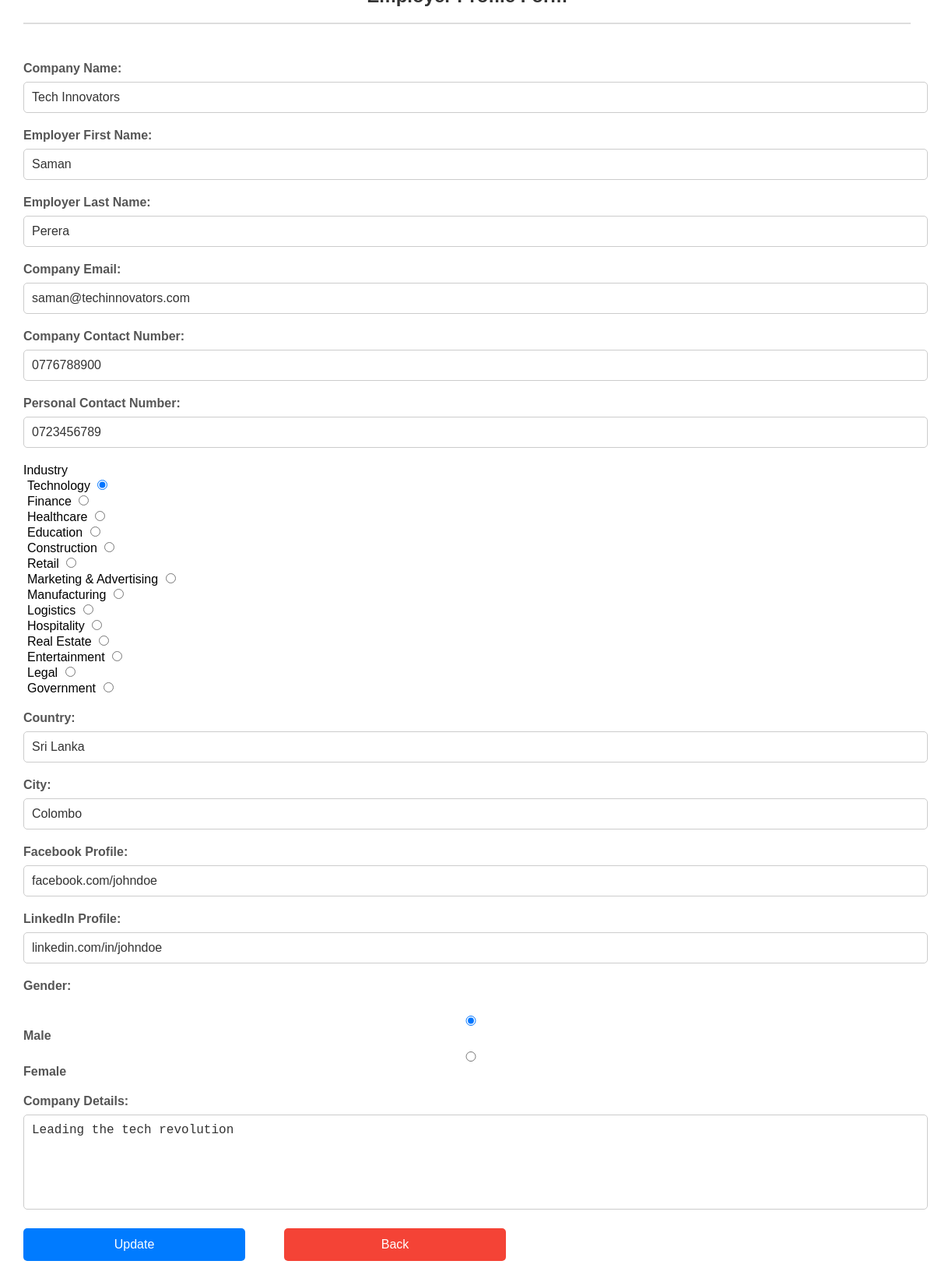
The app's page /Employer_profile_form.php?id=26 with its own data.
### tables this page shows
CREATE TABLE `employer_profiles` (
  `id` int(11) NOT NULL,
  `company_name` varchar(50) NOT NULL,
  `employer_first_name` varchar(20) NOT NULL,
  `employer_last_name` varchar(20) NOT NULL,
  `company_email` varchar(25) NOT NULL,
  `personal_email` varchar(25) DEFAULT NULL,
  `company_phone` varchar(10) DEFAULT NULL,
  `personal_phone` varchar(10) DEFAULT NULL,
  `industry` varchar(255) DEFAULT NULL,
  `country` varchar(50) NOT NULL,
  `city` varchar(50) NOT NULL,
  `facebook_link` varchar(100) DEFAULT NULL,
  `linkedin_link` varchar(100) DEFAULT NULL,
  `gender` enum('Male','Female') DEFAULT NULL,
  `company_details` text DEFAULT NULL
);

### Employer_profile_form.php (the view, shortened to what this page needs)
<?php
require 'config.php';
?>
<!DOCTYPE html>
<html lang="en">
<head>
    <link rel="stylesheet" href="CSS/emp_form.css">
</head>
<body>
<div class="form-container">
    <h2>Employer Profile Form</h2>
    <hr><br>
    <?php
    if (isset($_GET['id'])) {
        $employer_id = mysqli_real_escape_string($con, $_GET['id']);
        $query = "SELECT * FROM employer_profiles WHERE id='$employer_id' ";
        $query_run = mysqli_query($con, $query);
        if (mysqli_num_rows($query_run) > 0) {
            $employer = mysqli_fetch_array($query_run);
    ?>
            <form class="employer-form" action="employer_update_profile.php" method="post">
                <div class="form-group">
                    <label for="companyName">Company Name:</label>
                    <input type="text" id="companyName" placeholder="Enter Company Name" name="companyName" value="<?=$employer['company_name'] ?>" required>
                </div>
                <div class="form-group">
                    <label for="EmployerFName">Employer First Name:</label>
                    <input type="text" id="EmployerFName" placeholder="Enter Employer First Name" name="Empfname" value="<?=$employer['employer_first_name'] ?>" required>
                </div>
                <div class="form-group">
                    <label for="EmployerLName">Employer Last Name:</label>
                    <input type="text" id="EmployerLName" placeholder="Enter Employer Last Name" name="Emplname" value="<?=$employer['employer_last_name'] ?>" required>
                </div>
                <div class="form-group">
                    <label for="EmpcopcontactEmail">Company Email:</label>
                    <input type="email" id="EmpcopcontactEmail" placeholder="Enter Company Email" name="Empcoemail" value="<?=$employer['company_email'] ?>"required>
                </div>
                <div class="form-group">
                    <label for="CompanycontactNo">Company Contact Number:</label>
                    <input type="text" id="CompanycontactNo" placeholder="Enter Company Contact Number" name="EmpCno" value="<?=$employer['company_phone'] ?>" required>
                </div>
                <div class="form-group">
                    <label for="PersonalcontactNo">Personal Contact Number:</label>
                    <input type="text" id="PersonalcontactNo" placeholder="Enter Personal Contact Number" name="EmpPno" value="<?=$employer['personal_phone'] ?>">
                </div>
                <label for="jobCategories">Industry</label>
                <div id="jobCategories">
                    <label for="tech">Technology</label>
                    <input type="radio" id="tech" name="industry" value="tech" <?php echo ($employer['industry'] === 'tech') ? 'checked' : ''; ?> required><br>
                    <label for="finance">Finance</label>
                    <input type="radio" id="finance" name="industry" value="finance" <?php echo ($employer['industry'] === 'finance') ? 'checked' : ''; ?>><br>
                    <label for="healthcare">Healthcare</label>
                    <input type="radio" id="healthcare" name="industry" value="healthcare" <?php echo ($employer['industry'] === 'healthcare') ? 'checked' : ''; ?>><br>
                    <label for="education">Education</label>
                    <input type="radio" id="education" name="industry" value="education" <?php echo ($employer['industry'] === 'education') ? 'checked' : ''; ?>><br>
                    <label for="construction">Construction</label>
                    <input type="radio" id="construction" name="industry" value="construction" <?php echo ($employer['industry'] === 'construction') ? 'checked' : ''; ?>><br>
                    <label for="retail">Retail</label>
                    <input type="radio" id="retail" name="industry" value="retail" <?php echo ($employer['industry'] === 'retail') ? 'checked' : ''; ?>><br>
                    <label for="marketing">Marketing & Advertising</label>
                    <input type="radio" id="marketing" name="industry" value="marketing" <?php echo ($employer['industry'] === 'marketing') ? 'checked' : ''; ?>><br>
                    <label for="manufacturing">Manufacturing</label>
                    <input type="radio" id="manufacturing" name="industry" value="manufacturing" <?php echo ($employer['industry'] === 'manufacturing') ? 'checked' : ''; ?>><br>
                    <label for="logistics">Logistics</label>
                    <input type="radio" id="logistics" name="industry" value="logistics" <?php echo ($employer['industry'] === 'logistics') ? 'checked' : ''; ?>><br>
                    <label for="hospitality">Hospitality</label>
                    <input type="radio" id="hospitality" name="industry" value="hospitality" <?php echo ($employer['industry'] === 'hospitality') ? 'checked' : ''; ?>><br>
                    <label for="realestate">Real Estate</label>
                    <input type="radio" id="realestate" name="industry" value="realestate" <?php echo ($employer['industry'] === 'realestate') ? 'checked' : ''; ?>><br>
                    <label for="entertainment">Entertainment</label>
                    <input type="radio" id="entertainment" name="industry" value="entertainment" <?php echo ($employer['industry'] === 'entertainment') ? 'checked' : ''; ?>><br>
                    <label for="legal">Legal</label>
                    <input type="radio" id="legal" name="industry" value="legal" <?php echo ($employer['industry'] === 'legal') ? 'checked' : ''; ?>><br>
                    <label for="government">Government</label>
                    <input type="radio" id="government" name="industry" value="government" <?php echo ($employer['industry'] === 'government') ? 'checked' : ''; ?>><br>
                </div>
                <div class="form-group">
                    <label for="copmCountry">Country:</label>
                    <input type="text" id="copmCountry" placeholder="Enter Country" name="comploc" value="<?=$employer['country'] ?>" required>
                </div>
                <div class="form-group">
                    <label for="copmCity">City:</label>
                    <input type="text" id="copmCity" placeholder="Enter City" name="comploccity" value="<?=$employer['city'] ?>" required>
                </div>
                <div class="form-group">
                    <label for="SocialMediafb">Facebook Profile:</label>
                    <input type="text" id="SocialMediafb" placeholder="Enter Facebook Profile" name="Socialfb" value="<?=$employer['facebook_link'] ?>" required>
                </div>
                <div class="form-group">
                    <label for="SocialMedialinkedin">LinkedIn Profile:</label>
                    <input type="text" id="SocialMedialinkedin" placeholder="Enter LinkedIn Profile" name="Sociallinkedin" value="<?=$employer['linkedin_link'] ?>">
                </div>
                <div class="form-group">
                    <label for="gender">Gender:</label><br>
                    <label><input type="radio" name="gender" value="Male" <?php echo ($employer['gender'] === 'Male') ? 'checked' : ''; ?>> Male</label>
                    <label><input type="radio" name="gender" value="Female" <?php echo ($employer['gender'] === 'Female') ? 'checked' : ''; ?>> Female</label>
                </div>
                <div class="form-group">
                    <label for="companyDetails">Company Details:</label>
                    <textarea id="companyDetails" placeholder="Briefly describe your company" name="Details"><?=$employer['company_details'] ?></textarea>
                </div>
                <div class="form-group">
                    <input type="submit" id="submitUpdate" name="employer_profile_update" value="Update">
                    <button type="button" id="Cancel" onclick="window.location.href='company_profiles.php'">Back</button>
                </div>
            </form>
    <?php
        } else {
            echo "<h4>No Such Id Found</h4>";
        }
    }
    ?>
</div>
</body>
</html>

### CSS/emp_form.css (style rules this page uses)
body { font-family: Arial, sans-serif; background-color: #f4f4f4; margin: 0; padding: 0; display: flex; justify-content: center; align-items: center; height: 200vh; }
h2 { color: #333; text-align: center; margin-bottom: 20px; }
hr { border: 1px solid #ddd; margin-bottom: 30px; }
.form-container { background-color: #fff; padding: 30px; border-radius: 10px; box-shadow: 0 4px 8px rgba(0, 0, 0, 0.1); max-width: 1600px; width: 100%; }
.form-group { margin-bottom: 20px; }
.form-group label { display: block; font-weight: bold; margin-bottom: 8px; color: #555; }
.form-group input[type="text"], .form-group input[type="email"], .form-group input[type="radio"], .form-group textarea { width: 100%; padding: 10px; border: 1px solid #ccc; border-radius: 5px; font-size: 16px; color: #333; }
.form-group textarea { height: 100px; resize: none; }
input[type="radio"] { margin-right: 5px; }
#jobCategories { margin-bottom: 20px; }
#jobCategories label { font-weight: normal; margin-left: 5px; }
#submitUpdate, #Cancel { justify-self: center; width: 25%; padding: 12px; border: none; border-radius: 5px; cursor: pointer; font-size: 16px; transition: background-color 0.3s ease; }
#submitUpdate { background-color: #007bff; color: white; }
#Cancel { background-color: #f44336; color: white; margin-left: 4%; }

### records on screen
employer_profiles: companyName "Tech Innovators", Empfname "Saman", Emplname "Perera", Empcoemail "saman@techinnovators.com", EmpCno "0776788900", EmpPno "0723456789", industry "☑ Technology", industry "☐ Finance", industry "☐ Healthcare", industry "☐ Education", industry "☐ Construction", industry "☐ Retail", industry "☐ Marketing & Advertising", industry "☐ Manufacturing", industry "☐ Logistics", industry "☐ Hospitality", industry "☐ Real Estate", industry "☐ Entertainment", industry "☐ Legal", industry "☐ Government", comploc "Sri Lanka", comploccity "Colombo", Socialfb "facebook.com/johndoe", Sociallinkedin "linkedin.com/in/johndoe", gender "☑ Male", gender "☐ Female", Details "Leading the tech revolution"
